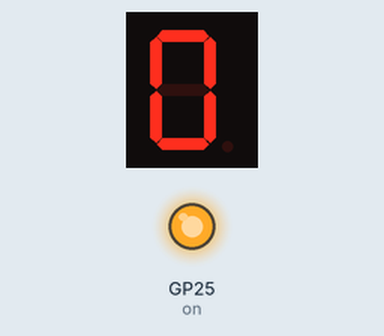
A program run on a simulated Raspberry Pi Pico running MicroPython. Shown: 1-digit seven-segment display, output pins drawn as LEDs (lit = HIGH). The segment pins are drawn as the display they are named for; pins used as bus, display or sensor lines are not drawn.

Above: at 0.15 s.
At 0.57 s:
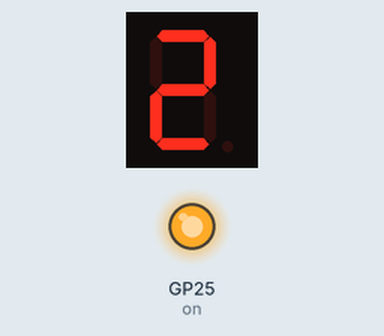
At 0.96 s:
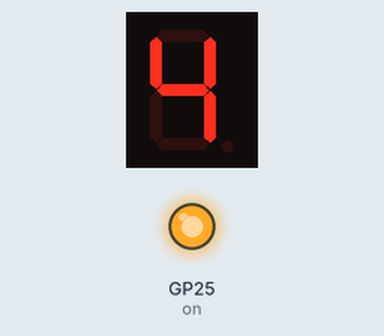
At 1.56 s:
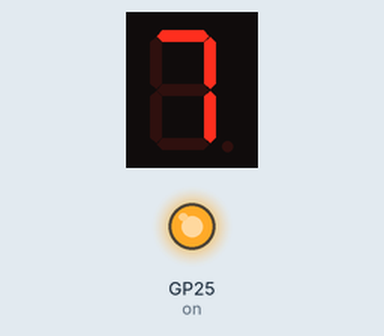
Timing chart, 0 to 3.5 s (numbered marks = the images above):
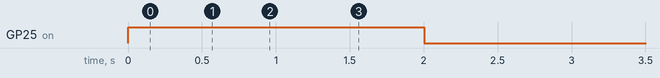

Measured:
- by itself, GP25 (on): LOW → HIGH at 0.00 s, → LOW 2.0 s later

The program:

1_digit_7segment_display.py
```python
from machine import Pin
from utime import sleep

x=0.2  # Display time

# Pin setup
on = Pin(25, Pin.OUT)  #      ###a###
a = Pin(12, Pin.OUT)   #      #     #
b = Pin(13, Pin.OUT)   #      f     b
c = Pin(14, Pin.OUT)   #      #     #
d = Pin(15, Pin.OUT)   #      ###g###
e = Pin(16, Pin.OUT)   #      #     #
f = Pin(17, Pin.OUT)   #      e     c
g = Pin(18, Pin.OUT)   #      #     #
                       #      ###d###
# all segments off
digit = [a, b, c, d, e, f, g]
for segment in digit:
    segment.value(1) # segemt off

# onboard led on
on.value(1)

# sequence of numbers to count to nine
ciphers = [0, 1, 2, 3, 4, 5, 6, 7, 8, 9]

for cipher in ciphers:
    if cipher == 0: digit = [a, b, c, d, e, f, ]
    if cipher == 1: digit = [b, c]
    if cipher == 2: digit = [a, b, d, e, g]
    if cipher == 3: digit = [a, b, c, d, g]
    if cipher == 4: digit = [b, c, f, g]
    if cipher == 5: digit = [a, c, d, f, g]
    if cipher == 6: digit = [c, d, e, f, g]
    if cipher == 7: digit = [a, b, c]
    if cipher == 8: digit = [a, b, c, d, e, f, g]
    if cipher == 9: digit = [a, b, c, f, g]

    for segment in digit:
        segment.value(0) # segment on

    # Display time
    sleep(x)

    # all segments off
    digit = [a, b, c, d, e, f, g]
    for segment in digit:
        segment.value(1) # segment off

# onboard led on
on.value(0)
```
